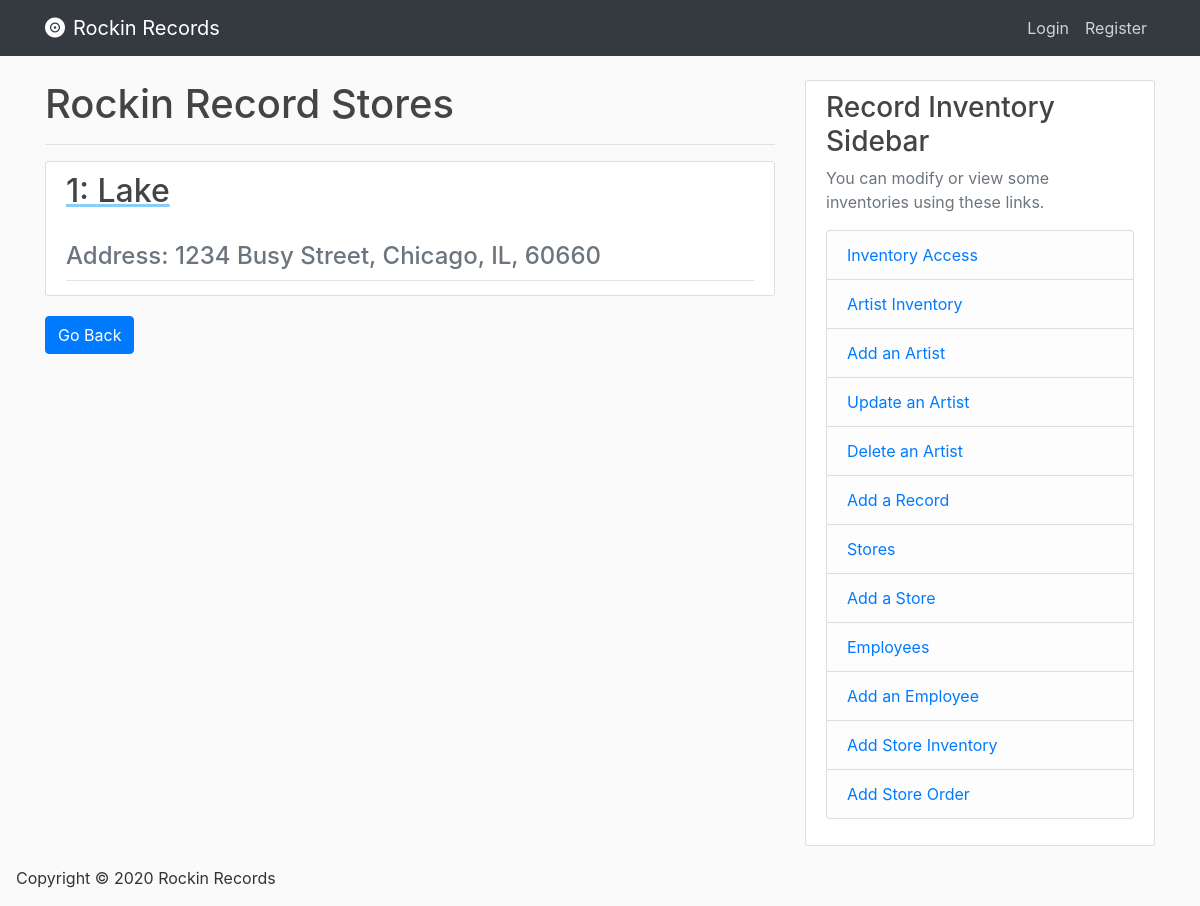
Page /stores on the earlier database version.
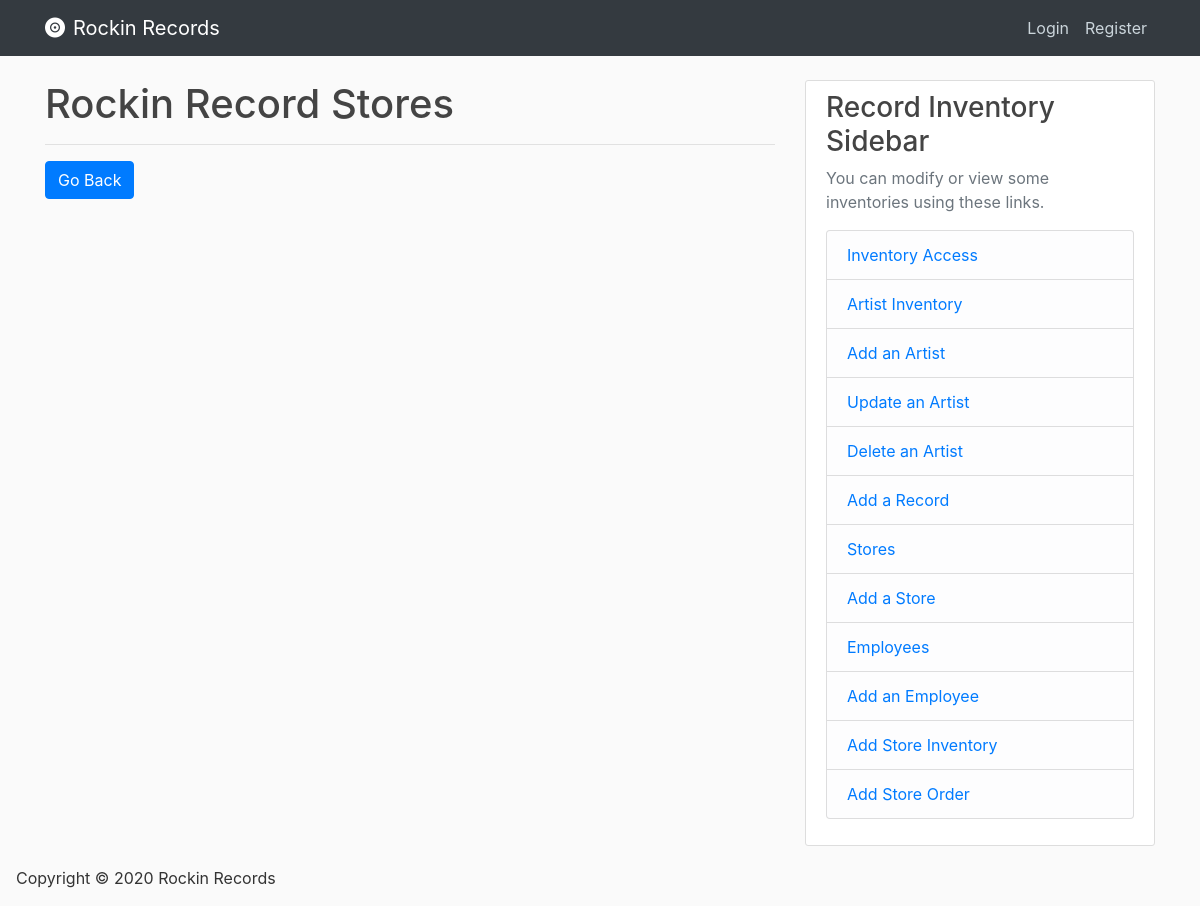
Same page on the later database version.
### database/models.py (models this page shows)
class Stores(db.Model):
    store_id = db.Column(db.Integer, primary_key=True, nullable=False, autoincrement="auto")
    store_name = db.Column(db.String(120), nullable=False)
    street_address = db.Column(db.String(120), nullable=False)
    city_address = db.Column(db.String(120), nullable=False)
    state_address = db.Column(db.String(120), nullable=False)
    zip_address = db.Column(db.String(120), nullable=False)

### database/routes.py (the view)
@app.route('/stores')
def stores():
    stores = Stores.query.all()
    return render_template('stores.html', stores=stores)

### database/Templates/stores.html
{% extends "index.html" %}
{% block content %}
    <h1> Rockin Record Stores </h1>
    <hr>
    {% for store in stores %}
        <article class="media content-section">
            <div class="media-body">
                <div class="article-metadata">
                    <a class="mr-2" href="{{url_for('store', store_id=store.store_id)}}" style="text-decoration: underline; text-decoration-color: lightskyblue;" >
                    <h2> {{ store['store_id'] }}: {{ store['store_name'] }} </h2>
                    </a>
                    <h4 class="text-muted"> Address: {{ store['street_address'] }}, {{ store['city_address'] }}, {{ store['state_address']}}, {{ store['zip_address'] }}</h4>
                </div>
          </div>
        </article>
     {% endfor %}
     <div>
        <a href="{{ url_for('home') }} ">
          <button class='btn btn-primary'>
              Go Back
          </button>
        </a>
     </div>
{% endblock content %}

### database/Templates/index.html (shortened to what this page needs)
<!DOCTYPE html>
<html lang="en">
<head>
	<link rel="stylesheet" href="https://stackpath.bootstrapcdn.com/bootstrap/4.4.1/css/bootstrap.min.css">
    <link rel="stylesheet" href="{{ url_for('static', filename='css/main.css') }}">
</head>
<body>
    <header class="site-header">
      <nav class="navbar navbar-expand-md navbar-dark bg-dark fixed-top">
        <div class="container">
          <a class="navbar-brand mr-4" href="/"><i class="fas fa-record-vinyl mr-2"></i>Rockin Records</a>
          <div class="collapse navbar-collapse" id="navbarToggle">
            <div class="navbar-nav">
              {% if current_user.is_authenticated %}
                <a class="nav-item nav-link" href="{{ url_for('account') }}">Account</a>
                <a class="nav-item nav-link" href="{{ url_for('logout') }}">Logout</a>
              {% else %}
                <a class="nav-item nav-link" href="{{ url_for('login') }}">Login</a>
                <a class="nav-item nav-link" href="{{ url_for('register') }}">Register</a>
              {% endif %}
            </div>
          </div>
        </div>
      </nav>
    </header>
    <main role="main" class="container">
      <div class="row">
        <div class="col-md-8">
          {% block content %}{% endblock %}
        </div>
        <div class="col-md-4">
          <div class="content-section">
            <h3>Record Inventory Sidebar</h3>
            <p class='text-muted'> You can modify or view some inventories using these links.
              <ul class="list-group">
                <li class="list-group-item list-group-item-light">
                  <a href="{{ url_for('inventory_access') }} ">
                    Inventory Access
                  </a>
                </li>
                <li class="list-group-item list-group-item-light">
                    <a href="{{ url_for('artist_inventory') }} ">
                        Artist Inventory
                      </a>
                </li>
                <li class="list-group-item list-group-item-light">
                    <a href="{{ url_for('artist_inventory_add') }} ">
                        Add an Artist
                      </a>
                </li>
                <li class="list-group-item list-group-item-light">
                    <a href="{{ url_for('artist_inventory_update') }} ">
                        Update an Artist
                      </a>
                </li>
                <li class="list-group-item list-group-item-light">
                    <a href="{{ url_for('artist_inventory_delete') }} ">
                        Delete an Artist
                      </a>
                </li>
                <li class="list-group-item list-group-item-light">
                    <a href="{{ url_for('add_record') }} ">
                        Add a Record
                      </a>
                </li>
                <li class="list-group-item list-group-item-light">
                    <a href="{{ url_for('stores') }} ">
                        Stores
                    </a>
                </li>
              <li class="list-group-item list-group-item-light">
                    <a href="{{ url_for('add_store') }} ">
                        Add a Store
                    </a>
                </li>
              <li class="list-group-item list-group-item-light">
                    <a href="{{ url_for('employees') }} ">
                        Employees
                    </a>
              </li>
              <li class="list-group-item list-group-item-light">
                    <a href="{{ url_for('add_employee') }} ">
                        Add an Employee
                    </a>
              </li>
              <li class="list-group-item list-group-item-light">
                    <a href="{{ url_for('add_inventory') }} ">
                        Add Store Inventory
                    </a>
              </li>
              <li class="list-group-item list-group-item-light">
                    <a href="{{ url_for('add_order') }} ">
                        Add Store Order
                    </a>
              </li>
              </ul>
            </p>
          </div>
        </div>
      </div>
    </main>
    <footer>
        <section class="ml-3"id="main-footer">
            <p>Copyright &copy; 2020 Rockin Records</p>
        </section>
    </footer>
</body>
</html>

### database/static/css/main.css (style rules this page uses)
body { background: #fafafa; color: #333333; margin-top: 5rem; }
h1, h2, h3, h4, h5, h6 { color: #444444; }
.site-header .navbar-nav .nav-link { color: #cbd5db; }
.content-section { background: #ffffff; padding: 10px 20px; border: 1px solid #dddddd; border-radius: 3px; margin-bottom: 20px; }

Differences in the rows shown:
removed Stores: store_id "1", store_name "Lake", street_address "1234 Busy Street", city_address "Chicago", state_address "IL", zip_address "60660"
